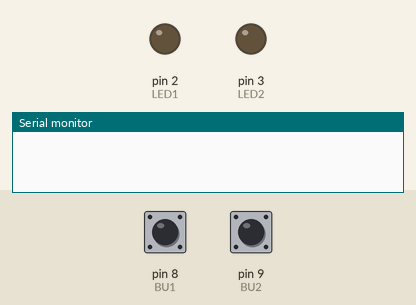
A sketch run on a simulated Arduino Uno, built with avr-gcc and run on an emulated ATmega328P. Shown: output pins drawn as LEDs (lit = HIGH), the last lines printed to the serial monitor. Dashed ring = blinking. Inputs (shaded band) come from the test bench; at power-on: pin 8 (BU1) HIGH, pin 9 (BU2) HIGH.

Above: at 1.2 s.
1.3 s: pin 8 (BU1) pulled LOW for 0.15 s
At 1.42 s:
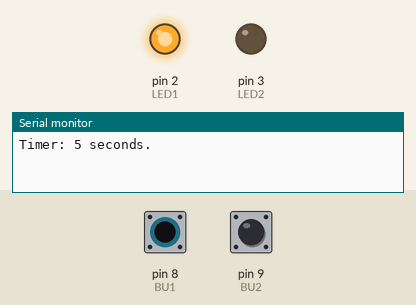
3.0 s: pin 9 (BU2) pulled LOW for 0.15 s
At 3.1 s:
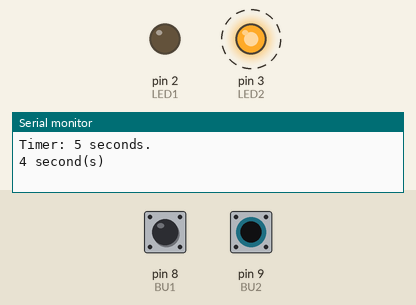
6.1 s: pin 8 (BU1) pulled LOW for 1 s
8.6 s: pin 8 (BU1) pulled LOW for 3.2 s
At 10.0 s:
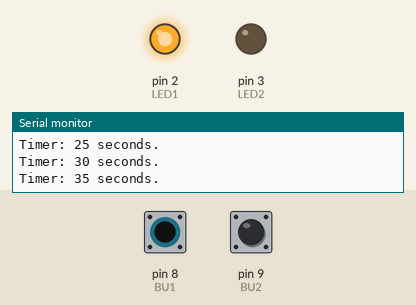
Timing chart, 0 to 13.4 s (numbered marks = the images above; inputs shaded):
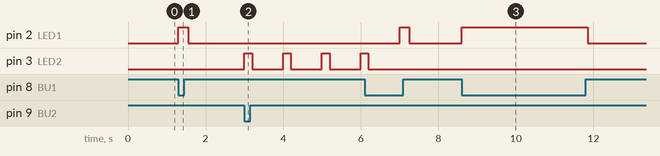

Measured:
- after the input at 1.3 s, pin 2 (LED1): LOW → HIGH at once, → LOW 0.25 s later
- after the input at 3.0 s, pin 3 (LED2): alternates HIGH for 0.20 s and LOW for 0.80 s, starting at once
- after the input at 8.6 s, pin 2 (LED1): LOW → HIGH at once, → LOW 3.3 s later

The sketch:

Countdown_timer.ino
```cpp
//Pressing button 1 will add 5 seconds to a counter. When button 2 is pressed,
//the counter will start. This project prints activity to the serial monitor.

const int LED1 = 2; //initialize variables
const int LED2 = 3;

const int BU1 = 8;
const int BU2 = 9;

long interval = 1000;  //for timer | one second
unsigned long previousMillis = 0;
int counter = 0;

void setup() {
  pinMode(LED1, OUTPUT); //set up pins
  pinMode(LED2, OUTPUT);
  pinMode(BU1, INPUT_PULLUP);
  pinMode(BU2, INPUT_PULLUP);

  Serial.begin(9600);
}

void loop() {
  int buttonOneValue = digitalRead(BU1); //check button presses
  int buttonTwoValue = digitalRead(BU2);
  counter = 0; //reset timer
  digitalWrite(LED2, LOW);


  while(buttonTwoValue == 1){
    buttonOneValue = digitalRead(BU1); //check button presses
    buttonTwoValue = digitalRead(BU2);


    if(buttonOneValue == 0){           //if button is pressed
      counter = (counter + 5);         //add seconds to counter
      Serial.print("Timer: ");
      Serial.print(counter);
      Serial.println(" seconds.");
      digitalWrite(LED1, HIGH);        //flash LED for button press
      delay(250);
      digitalWrite(LED1, LOW);
    }
  }

  count_down(counter); //jump to countdown function

  digitalWrite(LED1, HIGH); // turn on LED to signify end of countdown
  Serial.println("Timer Complete!");


}


int count_down(int counter){ //countdown function

  while(counter > 0){                     //while the countdown is greater than 0
  unsigned long currentMillis = millis(); //get the time
    if (currentMillis - previousMillis >= interval) { //if interval seconds, do this:
      previousMillis = currentMillis;                 //save current time in variable

      counter --;                     //count down one second
      Serial.print(counter);
      Serial.println(" second(s)");
      digitalWrite(LED2, HIGH);      //turn on LED
    }

    if (currentMillis - previousMillis >= 200){ //turn off LED for 200 milliseconds
      digitalWrite(LED2, LOW);
    }
  }
}
```
